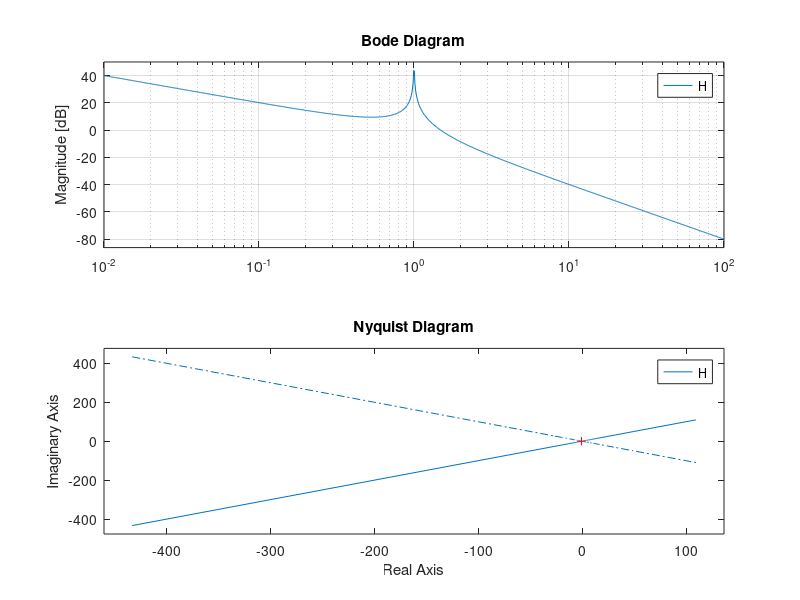

The MATLAB script that drew this image:
clear all
clc

s = tf("s");
H1 = 1 / ((s) * (s + 2) * (s + 4));
H2 = (-0.1 * (1 - 2*s)) / ((s) * (s + 0.2) * (1 + s));
H3 = 1 / ((s^2) * (s + 3));
H4 = (2 * (1 + 0.5 * s)) / ((1 + s) * (1 - s)^2);
H5 = (s^2 + 1) / ((s - 2) * (s + 2) * (s + 4));
H6 = (0.125 * (1 + s^2)) / (s * (1 + 0.25 * s) * (1 + 0.5 * s));
H7 = (s - 2) / ((s + 2) * (s^2 + 1));
H8 = 0.25 / (s * (1 - 0.5 * s)^2);
H9 = 1 / ((s^2 + 1)*(s + 2));
H10 = -(1 - s) / (s * (1 + s^2));
H11 = (s + 1) / ((s + 2) * (s^2 + 4 * s + 5));
H12 = ((s + 3) * (s^2 + 2 * s + 2)) / (s * (s - 1) * (s + 2) * (s + 4));
H13 = 1 / (2 * s^3);
H14 = (s^3 + 4 * s^2 + 7 * s + 6) / (s^4 + 5 * s^3 + 10 * s^2 + 11 * s + 3);
H15 = (s^2 - 1) / (s^3 + s^2 + s - 3);

H = H10;
dcgain(H)
bode(H)
nyquist(H)
%plot(squeeze(re), squeeze(im))
grid